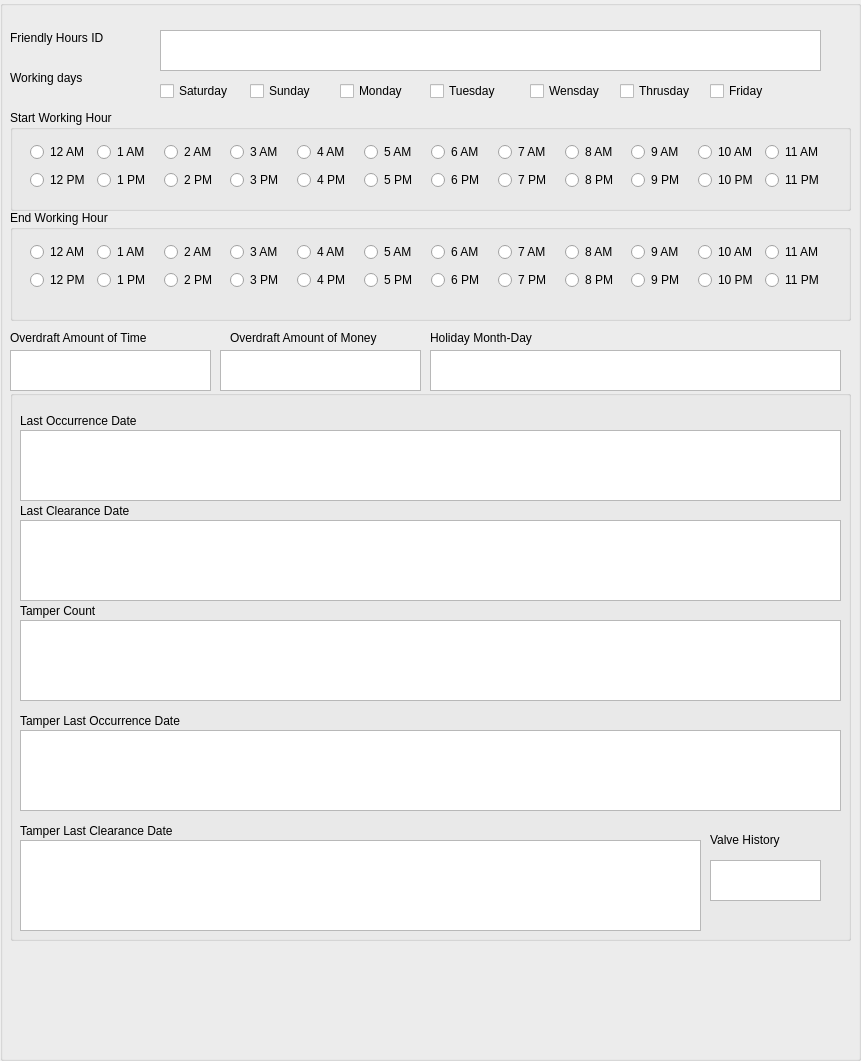
           <widget class="QGroupBox" name="Working_Group_16">
            <property name="geometry">
             <rect>
              <x>910</x>
              <y>360</y>
              <width>861</width>
              <height>1061</height>
             </rect>
            </property>
            <property name="title">
             <string/>
            </property>
            <widget class="QLabel" name="L_Workingdays_16">
             <property name="geometry">
              <rect>
               <x>10</x>
               <y>70</y>
               <width>111</width>
               <height>16</height>
              </rect>
             </property>
             <property name="text">
              <string>Working days</string>
             </property>
            </widget>
            <widget class="QLabel" name="L_Friendly_Hours_ID_16">
             <property name="geometry">
              <rect>
               <x>10</x>
               <y>30</y>
               <width>131</width>
               <height>16</height>
              </rect>
             </property>
             <property name="text">
              <string>Friendly Hours ID</string>
             </property>
            </widget>
            <widget class="QTextEdit" name="T_Friendly_Hours_ID_16">
             <property name="geometry">
              <rect>
               <x>160</x>
               <y>30</y>
               <width>661</width>
               <height>41</height>
              </rect>
             </property>
            </widget>
            <widget class="QCheckBox" name="Workdays_thursday_chBox_16">
             <property name="geometry">
              <rect>
               <x>620</x>
               <y>80</y>
               <width>83</width>
               <height>22</height>
              </rect>
             </property>
             <property name="text">
              <string>Thrusday</string>
             </property>
            </widget>
            <widget class="QCheckBox" name="Workdays_tuesday_chBox_16">
             <property name="geometry">
              <rect>
               <x>430</x>
               <y>80</y>
               <width>83</width>
               <height>22</height>
              </rect>
             </property>
             <property name="text">
              <string>Tuesday</string>
             </property>
            </widget>
            <widget class="QCheckBox" name="Workdays_frieday_chBox_16">
             <property name="geometry">
              <rect>
               <x>710</x>
               <y>80</y>
               <width>83</width>
               <height>22</height>
              </rect>
             </property>
             <property name="text">
              <string>Friday</string>
             </property>
            </widget>
            <widget class="QCheckBox" name="Workdays_monday_chBox_16">
             <property name="geometry">
              <rect>
               <x>340</x>
               <y>80</y>
               <width>83</width>
               <height>22</height>
              </rect>
             </property>
             <property name="text">
              <string>Monday</string>
             </property>
            </widget>
            <widget class="QCheckBox" name="Workdays_wensday_chBox_16">
             <property name="geometry">
              <rect>
               <x>530</x>
               <y>80</y>
               <width>83</width>
               <height>22</height>
              </rect>
             </property>
             <property name="text">
              <string>Wensday</string>
             </property>
            </widget>
            <widget class="QCheckBox" name="Workdays_saturday_chBox_16">
             <property name="geometry">
              <rect>
               <x>160</x>
               <y>80</y>
               <width>83</width>
               <height>22</height>
              </rect>
             </property>
             <property name="text">
              <string>Saturday</string>
             </property>
            </widget>
            <widget class="QCheckBox" name="Workdays_sunday_chBox_16">
             <property name="geometry">
              <rect>
               <x>250</x>
               <y>80</y>
               <width>83</width>
               <height>22</height>
              </rect>
             </property>
             <property name="text">
              <string>Sunday</string>
             </property>
            </widget>
            <widget class="QGroupBox" name="groupBox_17">
             <property name="geometry">
              <rect>
               <x>10</x>
               <y>210</y>
               <width>841</width>
               <height>111</height>
              </rect>
             </property>
             <property name="title">
              <string>End Working Hour</string>
             </property>
             <widget class="QWidget" name="layoutWidget_6">
              <property name="geometry">
               <rect>
                <x>20</x>
                <y>30</y>
                <width>796</width>
                <height>53</height>
               </rect>
              </property>
              <layout class="QGridLayout" name="Grid_Endworking_3">
               <item row="0" column="0">
                <widget class="QRadioButton" name="radioB_End_Working_Hour_AM__12_16">
                 <property name="text">
                  <string>12 AM</string>
                 </property>
                </widget>
               </item>
               <item row="0" column="1">
                <widget class="QRadioButton" name="radioB_End_Working_Hour_AM__1_16">
                 <property name="text">
                  <string>1 AM</string>
                 </property>
                </widget>
               </item>
               <item row="0" column="2">
                <widget class="QRadioButton" name="radioB_End_Working_Hour_AM__2_16">
                 <property name="text">
                  <string>2 AM</string>
                 </property>
                </widget>
               </item>
               <item row="0" column="3">
                <widget class="QRadioButton" name="radioB_End_Working_Hour_AM__3_16">
                 <property name="text">
                  <string>3 AM</string>
                 </property>
                </widget>
               </item>
               <item row="0" column="4">
                <widget class="QRadioButton" name="radioB_End_Working_Hour_AM__4_16">
                 <property name="text">
                  <string>4 AM</string>
                 </property>
                </widget>
               </item>
               <item row="0" column="5">
                <widget class="QRadioButton" name="radioB_End_Working_Hour_AM__5_16">
                 <property name="text">
                  <string>5 AM</string>
                 </property>
                </widget>
               </item>
               <item row="0" column="6">
                <widget class="QRadioButton" name="radioB_End_Working_Hour_AM__6_16">
                 <property name="text">
                  <string>6 AM</string>
                 </property>
                </widget>
               </item>
               <item row="0" column="7">
                <widget class="QRadioButton" name="radioB_End_Working_Hour_AM__7_16">
                 <property name="text">
                  <string>7 AM</string>
                 </property>
                </widget>
               </item>
               <item row="0" column="8">
                <widget class="QRadioButton" name="radioB_End_Working_Hour_AM__8_16">
                 <property name="text">
                  <string>8 AM</string>
                 </property>
                </widget>
               </item>
               <item row="0" column="9">
                <widget class="QRadioButton" name="radioB_End_Working_Hour_AM__9_16">
                 <property name="text">
                  <string>9 AM</string>
                 </property>
                </widget>
               </item>
               <item row="0" column="10">
                <widget class="QRadioButton" name="radioB_End_Working_Hour_AM__10_16">
                 <property name="text">
                  <string>10 AM</string>
                 </property>
                </widget>
               </item>
               <item row="0" column="11">
                <widget class="QRadioButton" name="radioB_End_Working_Hour_AM__11_16">
                 <property name="text">
                  <string>11 AM</string>
                 </property>
                </widget>
               </item>
               <item row="1" column="0">
                <widget class="QRadioButton" name="radioB_End_Working_Hour_PM__12_16">
                 <property name="text">
                  <string>12 PM</string>
                 </property>
                </widget>
               </item>
               <item row="1" column="1">
                <widget class="QRadioButton" name="radioB_End_Working_Hour_PM__1_16">
                 <property name="text">
                  <string>1 PM</string>
                 </property>
                </widget>
               </item>
               <item row="1" column="2">
                <widget class="QRadioButton" name="radioB_End_Working_Hour_PM__2_16">
                 <property name="text">
                  <string>2 PM</string>
                 </property>
                </widget>
               </item>
               <item row="1" column="3">
                <widget class="QRadioButton" name="radioB_End_Working_Hour_PM__3_16">
                 <property name="text">
                  <string>3 PM</string>
                 </property>
                </widget>
               </item>
               <item row="1" column="4">
                <widget class="QRadioButton" name="radioB_End_Working_Hour_PM__4_16">
                 <property name="text">
                  <string>4 PM</string>
                 </property>
                </widget>
               </item>
               <item row="1" column="5">
                <widget class="QRadioButton" name="radioB_End_Working_Hour_PM__5_16">
                 <property name="text">
                  <string>5 PM</string>
                 </property>
                </widget>
               </item>
               <item row="1" column="6">
                <widget class="QRadioButton" name="radioB_End_Working_Hour_PM__6_16">
                 <property name="text">
                  <string>6 PM</string>
                 </property>
                </widget>
               </item>
               <item row="1" column="7">
                <widget class="QRadioButton" name="radioB_End_Working_Hour_PM__7_16">
                 <property name="text">
                  <string>7 PM</string>
                 </property>
                </widget>
               </item>
               <item row="1" column="8">
                <widget class="QRadioButton" name="radioB_End_Working_Hour_PM__8_16">
                 <property name="text">
                  <string>8 PM</string>
                 </property>
                </widget>
               </item>
               <item row="1" column="9">
                <widget class="QRadioButton" name="radioB_End_Working_Hour_PM__9_16">
                 <property name="text">
                  <string>9 PM</string>
                 </property>
                </widget>
               </item>
               <item row="1" column="10">
                <widget class="QRadioButton" name="radioB_End_Working_Hour_PM__10_16">
                 <property name="text">
                  <string>10 PM</string>
                 </property>
                </widget>
               </item>
               <item row="1" column="11">
                <widget class="QRadioButton" name="radioB_End_Working_Hour_PM__11_16">
                 <property name="text">
                  <string>11 PM</string>
                 </property>
                </widget>
               </item>
              </layout>
             </widget>
            </widget>
            <widget class="QGroupBox" name="groupBox_18">
             <property name="geometry">
              <rect>
               <x>10</x>
               <y>110</y>
               <width>841</width>
               <height>101</height>
              </rect>
             </property>
             <property name="title">
              <string>Start Working Hour</string>
             </property>
             <widget class="QWidget" name="layoutWidget_7">
              <property name="geometry">
               <rect>
                <x>20</x>
                <y>30</y>
                <width>796</width>
                <height>53</height>
               </rect>
              </property>
              <layout class="QGridLayout" name="grid_Start_working_3">
               <item row="0" column="0">
                <widget class="QRadioButton" name="radioB_Start_Working_Hour_AM__12_16">
                 <property name="text">
                  <string>12 AM</string>
                 </property>
                </widget>
               </item>
               <item row="0" column="1">
                <widget class="QRadioButton" name="radioB_Start_Working_Hour_AM__1_16">
                 <property name="text">
                  <string>1 AM</string>
                 </property>
                </widget>
               </item>
               <item row="0" column="2">
                <widget class="QRadioButton" name="radioB_Start_Working_Hour_AM__2_16">
                 <property name="text">
                  <string>2 AM</string>
                 </property>
                </widget>
               </item>
               <item row="0" column="3">
                <widget class="QRadioButton" name="radioB_Start_Working_Hour_AM__3_16">
                 <property name="text">
                  <string>3 AM</string>
                 </property>
                </widget>
               </item>
               <item row="0" column="4">
                <widget class="QRadioButton" name="radioB_Start_Working_Hour_AM__4_16">
                 <property name="text">
                  <string>4 AM</string>
                 </property>
                </widget>
               </item>
               <item row="0" column="5">
                <widget class="QRadioButton" name="radioB_Start_Working_Hour_AM__5_16">
                 <property name="text">
                  <string>5 AM</string>
                 </property>
                </widget>
               </item>
               <item row="0" column="6">
                <widget class="QRadioButton" name="radioB_Start_Working_Hour_AM__6_16">
                 <property name="text">
                  <string>6 AM</string>
                 </property>
                </widget>
               </item>
               <item row="0" column="7">
                <widget class="QRadioButton" name="radioB_Start_Working_Hour_AM__7_16">
                 <property name="text">
                  <string>7 AM</string>
                 </property>
                </widget>
               </item>
               <item row="0" column="8">
                <widget class="QRadioButton" name="radioB_Start_Working_Hour_AM__8_16">
                 <property name="text">
                  <string>8 AM</string>
                 </property>
                </widget>
               </item>
               <item row="0" column="9">
                <widget class="QRadioButton" name="radioB_Start_Working_Hour_AM__9_16">
                 <property name="text">
                  <string>9 AM</string>
                 </property>
                </widget>
               </item>
               <item row="0" column="10">
                <widget class="QRadioButton" name="radioB_Start_Working_Hour_AM__10_16">
                 <property name="text">
                  <string>10 AM</string>
                 </property>
                </widget>
               </item>
               <item row="0" column="11">
                <widget class="QRadioButton" name="radioB_Start_Working_Hour_AM__11_16">
                 <property name="text">
                  <string>11 AM</string>
                 </property>
                </widget>
               </item>
               <item row="1" column="0">
                <widget class="QRadioButton" name="radioB_Start_Working_Hour_PM__12_16">
                 <property name="text">
                  <string>12 PM</string>
                 </property>
                </widget>
               </item>
               <item row="1" column="1">
                <widget class="QRadioButton" name="radioB_Start_Working_Hour_PM__1_16">
                 <property name="text">
                  <string>1 PM</string>
                 </property>
                </widget>
               </item>
               <item row="1" column="2">
                <widget class="QRadioButton" name="radioB_Start_Working_Hour_PM__2_16">
                 <property name="text">
                  <string>2 PM</string>
                 </property>
                </widget>
               </item>
               <item row="1" column="3">
                <widget class="QRadioButton" name="radioB_Start_Working_Hour_PM__3_16">
                 <property name="text">
                  <string>3 PM</string>
                 </property>
                </widget>
               </item>
               <item row="1" column="4">
                <widget class="QRadioButton" name="radioB_Start_Working_Hour_PM__4_16">
                 <property name="text">
                  <string>4 PM</string>
                 </property>
                </widget>
               </item>
               <item row="1" column="5">
                <widget class="QRadioButton" name="radioB_Start_Working_Hour_PM__5_16">
                 <property name="text">
                  <string>5 PM</string>
                 </property>
                </widget>
               </item>
               <item row="1" column="6">
                <widget class="QRadioButton" name="radioB_Start_Working_Hour_PM__6_16">
                 <property name="text">
                  <string>6 PM</string>
                 </property>
                </widget>
               </item>
               <item row="1" column="7">
                <widget class="QRadioButton" name="radioB_Start_Working_Hour_PM__7_16">
                 <property name="text">
                  <string>7 PM</string>
                 </property>
                </widget>
               </item>
               <item row="1" column="8">
                <widget class="QRadioButton" name="radioB_Start_Working_Hour_PM__8_16">
                 <property name="text">
                  <string>8 PM</string>
                 </property>
                </widget>
               </item>
               <item row="1" column="9">
                <widget class="QRadioButton" name="radioB_Start_Working_Hour_PM__9_16">
                 <property name="text">
                  <string>9 PM</string>
                 </property>
                </widget>
               </item>
               <item row="1" column="10">
                <widget class="QRadioButton" name="radioB_Start_Working_Hour_PM__10_16">
                 <property name="text">
                  <string>10 PM</string>
                 </property>
                </widget>
               </item>
               <item row="1" column="11">
                <widget class="QRadioButton" name="radioB_Start_Working_Hour_PM__11_16">
                 <property name="text">
                  <string>11 PM</string>
                 </property>
                </widget>
               </item>
              </layout>
             </widget>
            </widget>
            <widget class="QLabel" name="L_Overdraft_amount_of_Time_16">
             <property name="geometry">
              <rect>
               <x>10</x>
               <y>330</y>
               <width>181</width>
               <height>16</height>
              </rect>
             </property>
             <property name="text">
              <string>Overdraft Amount of Time</string>
             </property>
            </widget>
            <widget class="QTextEdit" name="T_Overdraft_amount_of_Money_16">
             <property name="geometry">
              <rect>
               <x>220</x>
               <y>350</y>
               <width>201</width>
               <height>41</height>
              </rect>
             </property>
            </widget>
            <widget class="QLabel" name="L_Overdraft_amount_of_Money_16">
             <property name="geometry">
              <rect>
               <x>230</x>
               <y>330</y>
               <width>191</width>
               <height>16</height>
              </rect>
             </property>
             <property name="text">
              <string>Overdraft Amount of Money</string>
             </property>
            </widget>
            <widget class="QTextEdit" name="T_Overdraft_amount_of_Time_16">
             <property name="geometry">
              <rect>
               <x>10</x>
               <y>350</y>
               <width>201</width>
               <height>41</height>
              </rect>
             </property>
            </widget>
            <widget class="QLabel" name="L_Holiday_month_day_16">
             <property name="geometry">
              <rect>
               <x>430</x>
               <y>330</y>
               <width>161</width>
               <height>16</height>
              </rect>
             </property>
             <property name="text">
              <string>Holiday Month-Day</string>
             </property>
            </widget>
            <widget class="QTextEdit" name="T_Holiday_month_day_16">
             <property name="geometry">
              <rect>
               <x>430</x>
               <y>350</y>
               <width>411</width>
               <height>41</height>
              </rect>
             </property>
            </widget>
            <widget class="QGroupBox" name="groupBox_8">
             <property name="geometry">
              <rect>
               <x>10</x>
               <y>390</y>
               <width>841</width>
               <height>551</height>
              </rect>
             </property>
             <property name="title">
              <string/>
             </property>
             <widget class="QTableWidget" name="table_Lastclearancedate_16">
              <property name="geometry">
               <rect>
                <x>10</x>
                <y>130</y>
                <width>821</width>
                <height>81</height>
               </rect>
              </property>
             </widget>
             <widget class="QLabel" name="L_Lastoccurrencedate_16">
              <property name="geometry">
               <rect>
                <x>10</x>
                <y>20</y>
                <width>141</width>
                <height>21</height>
               </rect>
              </property>
              <property name="text">
               <string>Last Occurrence Date</string>
              </property>
             </widget>
             <widget class="QTableWidget" name="table_Lastoccurrencedate_16">
              <property name="geometry">
               <rect>
                <x>10</x>
                <y>40</y>
                <width>821</width>
                <height>71</height>
               </rect>
              </property>
             </widget>
             <widget class="QLabel" name="L_Lastclearancedate_16">
              <property name="geometry">
               <rect>
                <x>10</x>
                <y>110</y>
                <width>151</width>
                <height>21</height>
               </rect>
              </property>
              <property name="text">
               <string>Last Clearance Date</string>
              </property>
             </widget>
             <widget class="QTableWidget" name="table_TamperLastoccurrencedate_16">
              <property name="geometry">
               <rect>
                <x>10</x>
                <y>340</y>
                <width>821</width>
                <height>81</height>
               </rect>
              </property>
             </widget>
             <widget class="QLabel" name="L_Tampercount_16">
              <property name="geometry">
               <rect>
                <x>10</x>
                <y>210</y>
                <width>151</width>
                <height>21</height>
               </rect>
              </property>
              <property name="text">
               <string>Tamper Count</string>
              </property>
             </widget>
             <widget class="QTableWidget" name="table_Tampercount_16">
              <property name="geometry">
               <rect>
                <x>10</x>
                <y>230</y>
                <width>821</width>
                <height>81</height>
               </rect>
              </property>
             </widget>
             <widget class="QLabel" name="L_TamperLastoccurrencedate_16">
              <property name="geometry">
               <rect>
                <x>10</x>
                <y>320</y>
                <width>211</width>
                <height>21</height>
               </rect>
              </property>
              <property name="text">
               <string>Tamper Last Occurrence Date</string>
              </property>
             </widget>
             <widget class="QTableWidget" name="table_TamperLastclearancedate_16">
              <property name="geometry">
               <rect>
                <x>10</x>
                <y>450</y>
                <width>681</width>
                <height>91</height>
               </rect>
              </property>
             </widget>
             <widget class="QLabel" name="L_TamperLastclearancedate_16">
              <property name="geometry">
               <rect>
                <x>10</x>
                <y>430</y>
                <width>211</width>
                <height>21</height>
               </rect>
              </property>
              <property name="text">
               <string>Tamper Last Clearance Date</string>
              </property>
             </widget>
             <widget class="QLabel" name="L_Valvehistory_16">
              <property name="geometry">
               <rect>
                <x>700</x>
                <y>440</y>
                <width>111</width>
                <height>20</height>
               </rect>
              </property>
              <property name="text">
               <string>Valve History</string>
              </property>
             </widget>
             <widget class="QTextEdit" name="T_ValveHistory_16">
              <property name="geometry">
               <rect>
                <x>700</x>
                <y>470</y>
                <width>111</width>
                <height>41</height>
               </rect>
              </property>
             </widget>
            </widget>
           </widget>
